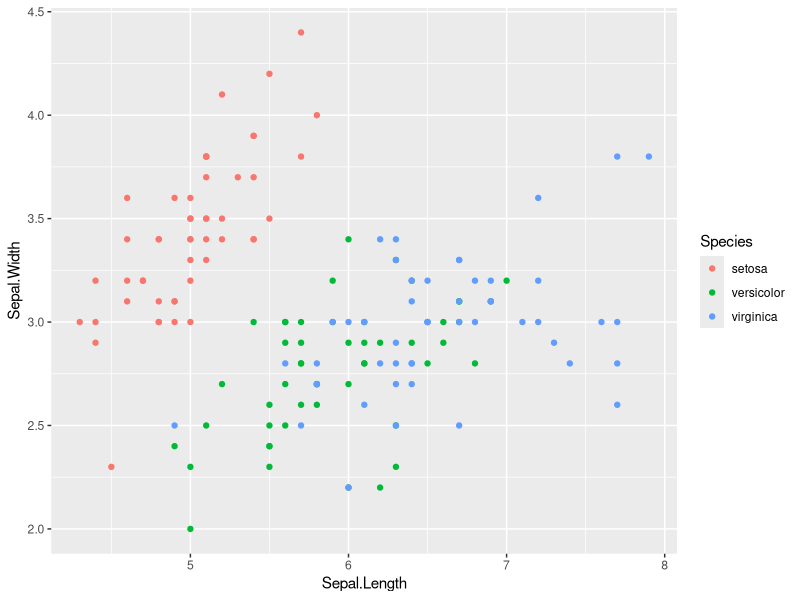
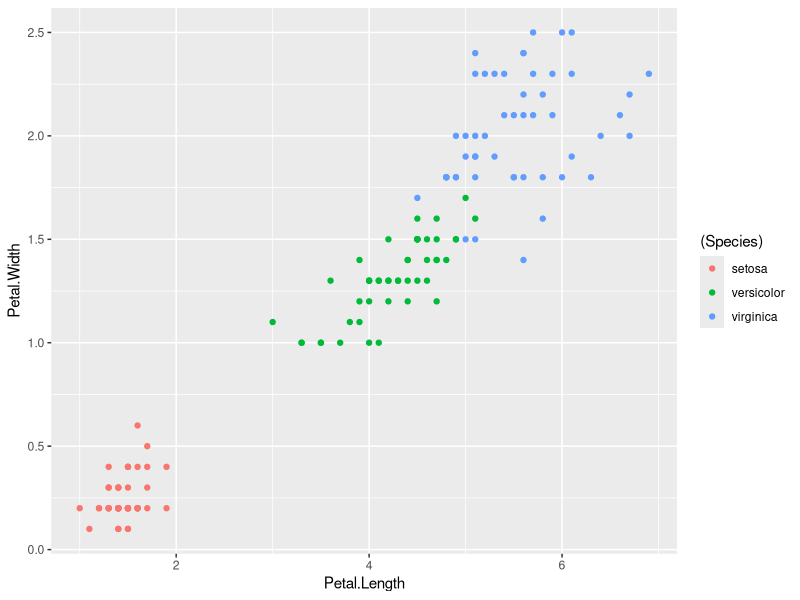
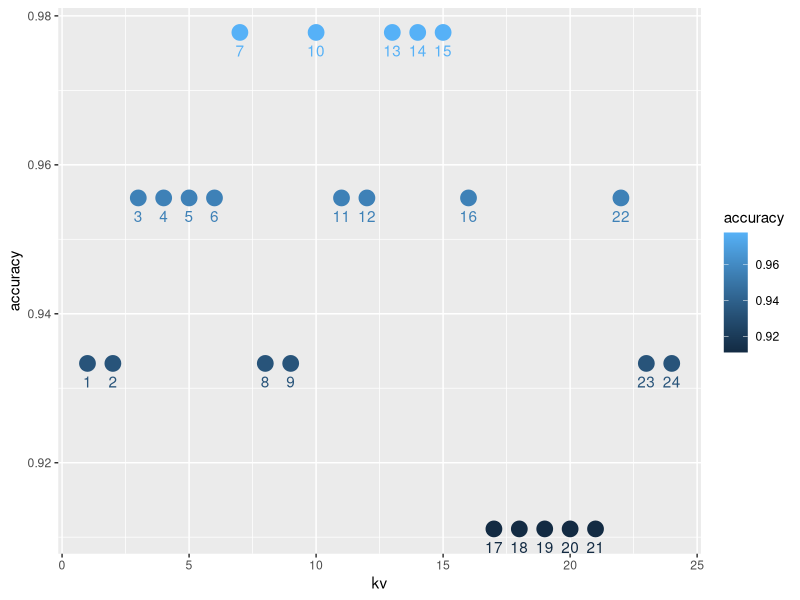

Write the R code that produced these figures, in order.
## ---- chunk 1
library(tidyverse)
library(class)
## ---- chunk 2
ggplot(iris,aes(x=Sepal.Length,y=Sepal.Width))+
  geom_point(aes(color=Species))
ggplot(iris,aes(x=Petal.Length,y=Petal.Width))+
  geom_point(aes(color=(Species)))
## ---- chunk 3
set.seed(111)
n=nrow(iris)
idx=sample(n,size = round(0.7*n))
train=iris[idx,]
test=iris[-idx,]
## ---- chunk 4
train_label=train$Species
#去除樣本組的答案
knn_train=train[,-c(5)]
knn_test=test[,-c(5)]
#計算K值
kv=round(sqrt(n))
#建立模型
prediction=knn(train = knn_train,test = knn_test,cl=train_label,k=kv)
#評估正確性
cm=table(x=test$Species,y=prediction,dnn = c("real","pred"))
cm
knnaccuracy=sum(diag(cm))/sum(cm)
knnaccuracy
## ---- chunk 5
klist=seq(1:(kv+kv))
knnfunction=
  function(x,knntrain,knntest,trainlabel,testlabel){
    prediction=knn(train = knntrain,test = knntest,cl=trainlabel,k=x)
    cm=table(x=testlabel,y=prediction)
    accuracy=sum(diag(cm))/sum(cm)
  }
accuracys=sapply(klist, knnfunction,knntrain=knn_train,knntest=knn_test,trainlabel=
                   train_label,testlabel=test$Species)
# k value與準確度視覺化
df=data.frame(kv=klist,accuracy=accuracys)
ggplot(df,aes(x=kv,y=accuracy,label=kv,color=accuracy))+
  geom_point(size=5)+geom_text(vjust=2)
